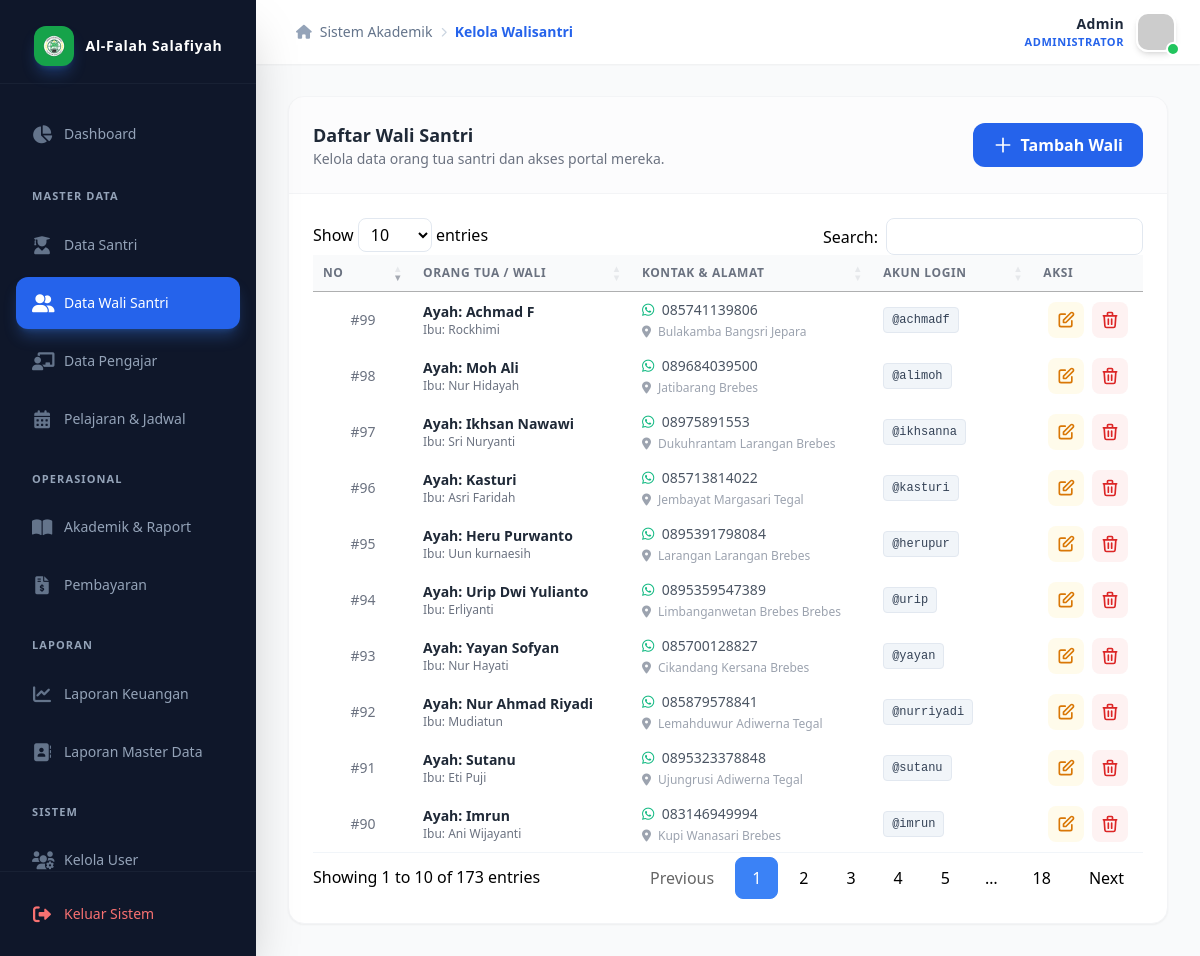
Page /admin/kelola_walisantri.php (signed in) on the committed database.
### tables this page shows
CREATE TABLE `wali_santri` (
  `id_wali` int(11) NOT NULL,
  `id_user` int(11) NOT NULL,
  `nama_ayah` varchar(100) DEFAULT NULL,
  `nama_ibu` varchar(100) DEFAULT NULL,
  `no_hp` varchar(20) DEFAULT NULL,
  `alamat` text DEFAULT NULL
);

CREATE TABLE `users` (
  `id_user` int(11) NOT NULL,
  `username` varchar(50) NOT NULL,
  `password` varchar(255) NOT NULL,
  `role` enum('admin','pengajar','walisantri','pimpinan') NOT NULL,
  `created_at` timestamp NOT NULL DEFAULT current_timestamp()
);

### admin/kelola_walisantri.php (the view, shortened to what this page needs)
<?php
require_once '../koneksi.php';
include '../components/header.php';
?>
<link rel="stylesheet" href="https://cdn.datatables.net/1.13.7/css/jquery.dataTables.min.css">
<?php include '../components/sidebar.php'; ?>
<div class="flex-1 flex flex-col h-screen overflow-hidden">
    <?php include '../components/navbar.php'; ?>
    <main class="flex-1 overflow-y-auto p-4 sm:p-6 lg:p-8 relative bg-gray-50">
        <div class="bg-white rounded-2xl shadow-sm border border-gray-100 overflow-hidden">
            <div
                class="p-6 border-b border-gray-100 flex flex-col sm:flex-row sm:items-center justify-between gap-4 bg-gray-50/50">
                <div>
                    <h2 class="text-lg font-bold text-gray-800">Daftar Wali Santri</h2>
                    <p class="text-sm text-gray-500">Kelola data orang tua santri dan akses portal mereka.</p>
                </div>
                <button onclick="bukaModal('modal-tambah')"
                    class="w-full sm:w-auto px-5 py-2.5 bg-blue-600 text-white rounded-xl font-semibold hover:bg-blue-700 transition flex items-center justify-center gap-2">
                    <svg class="w-5 h-5" fill="none" stroke="currentColor" viewBox="0 0 24 24">
                        <path stroke-linecap="round" stroke-linejoin="round" stroke-width="2" d="M12 4v16m8-8H4"></path>
                    </svg>
                    Tambah Wali
                </button>
            </div>
            <div class="overflow-x-auto w-full">
                <table id="tabel-wali" class="w-full text-left whitespace-nowrap">
                    <thead>
                        <tr class="bg-gray-50 text-gray-500 text-xs uppercase tracking-wider">
                            <th class="p-4 font-semibold w-16 text-center">No</th>
                            <th class="p-4 font-semibold">Orang Tua / Wali</th>
                            <th class="p-4 font-semibold">Kontak & Alamat</th>
                            <th class="p-4 font-semibold">Akun Login</th>
                            <th class="p-4 font-semibold text-center">Aksi</th>
                        </tr>
                    </thead>
                    <tbody class="text-sm text-gray-700">
                        <?php
                        $no = 1;
                        $data_wali = mysqli_query($koneksi, "SELECT w.*, u.username FROM wali_santri w JOIN users u ON w.id_user = u.id_user ORDER BY w.id_wali DESC");
                        while ($d = mysqli_fetch_array($data_wali)):
                        ?>
                            <tr class="hover:bg-blue-50/30 transition-colors group border-b border-gray-50">
                                <td class="p-4 text-center text-gray-500 font-medium">#<?php echo $no++; ?></td>
                                <td class="p-4">
                                    <p class="font-bold text-gray-800">Ayah:
                                        <?php echo htmlspecialchars($d['nama_ayah'] ?: '-'); ?></p>
                                    <p class="text-xs text-gray-500">Ibu:
                                        <?php echo htmlspecialchars($d['nama_ibu'] ?: '-'); ?>
                                    </p>
                                </td>
                                <td class="p-4 text-gray-600">
                                    <p class="mb-1"><i class="fab fa-whatsapp text-emerald-500 mr-1"></i>
                                        <?php echo $d['no_hp'] ?: '-'; ?></p>
                                    <p class="text-xs text-gray-400 truncate max-w-[200px]"><i
                                            class="fas fa-map-marker-alt mr-1"></i>
                                        <?php echo htmlspecialchars($d['alamat'] ?: '-'); ?></p>
                                </td>
                                <td class="p-4">
                                    <span
                                        class="inline-flex px-2 py-1 rounded bg-slate-100 text-slate-700 font-mono text-xs border border-slate-200">@<?php echo htmlspecialchars($d['username']); ?></span>
                                </td>
                                <td class="p-4">
                                    <div class="flex items-center justify-center gap-2">
                                        <button
                                            onclick="bukaModalEdit(<?php echo $d['id_wali']; ?>, <?php echo $d['id_user']; ?>, '<?php echo addslashes($d['nama_ayah']); ?>', '<?php echo addslashes($d['nama_ibu']); ?>', '<?php echo addslashes($d['no_hp']); ?>', '<?php echo addslashes($d['alamat']); ?>', '<?php echo addslashes($d['username']); ?>')"
                                            class="p-2 bg-amber-50 text-amber-600 hover:bg-amber-500 hover:text-white rounded-lg transition"
                                            title="Edit Data">
                                            <svg class="w-5 h-5" fill="none" stroke="currentColor" viewBox="0 0 24 24">
                                                <path stroke-linecap="round" stroke-linejoin="round" stroke-width="2"
                                                    d="M11 5H6a2 2 0 00-2 2v11a2 2 0 002 2h11a2 2 0 002-2v-5m-1.414-9.414a2 2 0 112.828 2.828L11.828 15H9v-2.828l8.586-8.586z">
                                                </path>
                                            </svg>
                                        </button>
                                        <a href="kelola_walisantri.php?hapus_user=<?php echo $d['id_user']; ?>"
                                            onclick="return confirm('Menghapus data Wali akan menghapus akun loginnya juga. Lanjutkan?');"
                                            class="p-2 bg-red-50 text-red-600 hover:bg-red-600 hover:text-white rounded-lg transition"
                                            title="Hapus">
                                            <svg class="w-5 h-5" fill="none" stroke="currentColor" viewBox="0 0 24 24">
                                                <path stroke-linecap="round" stroke-linejoin="round" stroke-width="2"
                                                    d="M19 7l-.867 12.142A2 2 0 0116.138 21H7.862a2 2 0 01-1.995-1.858L5 7m5 4v6m4-6v6m1-10V4a1 1 0 00-1-1h-4a1 1 0 00-1 1v3M4 7h16">
                                                </path>
                                            </svg>
                                        </a>
                                    </div>
                                </td>
                            </tr>
                        <?php endwhile; ?>
                    </tbody>
                </table>
            </div>
        </div>
    </main>
</div>
<?php include '../components/footer.php'; ?>

### admin/kelola_walisantri.php (style rules this page uses)
table.dataTable.no-footer { border-bottom: 1px solid #f1f5f9; }
table.dataTable thead th, table.dataTable thead td { border-bottom: 1px solid #f1f5f9; }

### rows in the picture
wali_santri: nama_ayah "Imrun", nama_ibu "Ani Wijayanti", no_hp "083146949994", alamat "Kupi Wanasari Brebes", id_user.username "imrun"
wali_santri: nama_ayah "Sutanu", nama_ibu "Eti Puji", no_hp "0895323378848", alamat "Ujungrusi Adiwerna Tegal", id_user.username "sutanu"
wali_santri: nama_ayah "Nur Ahmad Riyadi", nama_ibu "Mudiatun", no_hp "085879578841", alamat "Lemahduwur Adiwerna Tegal", id_user.username "nurriyadi"
wali_santri: nama_ayah "Yayan Sofyan", nama_ibu "Nur Hayati", no_hp "085700128827", alamat "Cikandang Kersana Brebes", id_user.username "yayan"
wali_santri: nama_ayah "Urip Dwi Yulianto", nama_ibu "Erliyanti", no_hp "0895359547389", alamat "Limbanganwetan Brebes Brebes", id_user.username "urip"
wali_santri: nama_ayah "Heru Purwanto", nama_ibu "Uun kurnaesih", no_hp "0895391798084", alamat "Larangan Larangan Brebes", id_user.username "herupur"
wali_santri: nama_ayah "Kasturi", nama_ibu "Asri Faridah", no_hp "085713814022", alamat "Jembayat Margasari Tegal", id_user.username "kasturi"
wali_santri: nama_ayah "Ikhsan Nawawi", nama_ibu "Sri Nuryanti", no_hp "08975891553", alamat "Dukuhrantam Larangan Brebes", id_user.username "ikhsanna"
wali_santri: nama_ayah "Moh Ali", nama_ibu "Nur Hidayah", no_hp "089684039500", alamat "Jatibarang Brebes", id_user.username "alimoh"
wali_santri: nama_ayah "Achmad F", nama_ibu "Rockhimi", no_hp "085741139806", alamat "Bulakamba Bangsri Jepara", id_user.username "achmadf"

### other values in the picture
$nama_lengkap "Admin"
$role_teks "ADMINISTRATOR"
